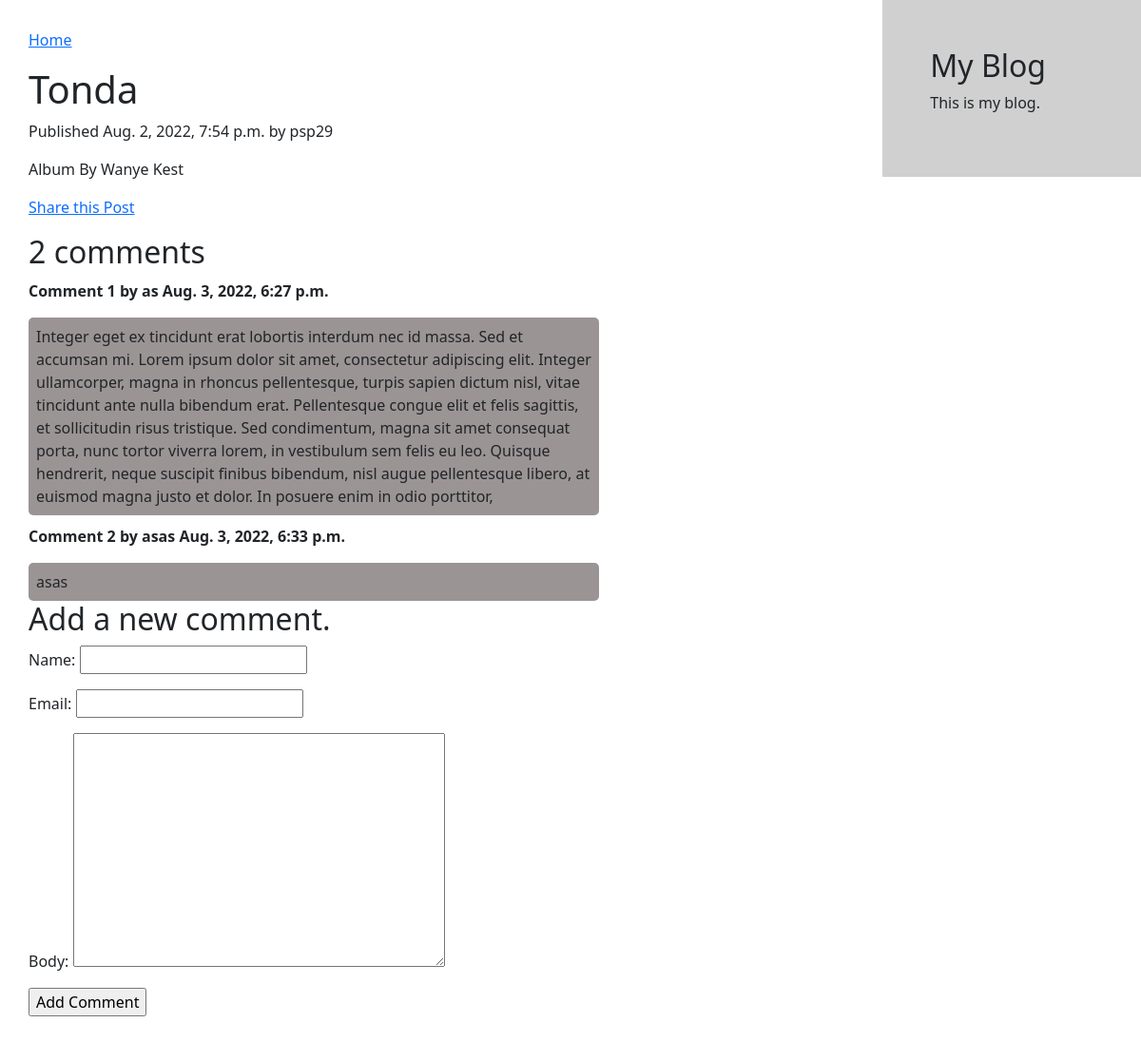
The page /blog/2022/8/2/donda/ on the database its author committed.
### blog/models.py (models this page shows, shortened)
class Post(models.Model):
    STATUS_CHOICES = (
        ('draft', 'Draft'),
        ('published', 'Published'),
    )
    title = models.CharField(max_length=250)
    slug = models.SlugField(max_length=250, unique_for_date='publish')
    author = models.ForeignKey(User, on_delete=models.CASCADE, related_name='blog_posts')
    body = models.TextField()
    publish = models.DateTimeField(default=timezone.now)
    created = models.DateTimeField(auto_now_add=True)
    updated = models.DateTimeField(auto_now=True)
    status = models.CharField(max_length=10, choices=STATUS_CHOICES, default='draft')
    class Meta:
        ordering = ('-publish',)
    objects = models.Manager() # Default Manager.
    published = PublishedManager() # Custom created manager.

class Comment(models.Model):
    post = models.ForeignKey(Post, on_delete=models.CASCADE, related_name='comments')
    name = models.CharField(max_length=80)
    email = models.EmailField()
    body = models.TextField()
    created = models.DateTimeField(auto_now_add=True)
    updated = models.DateTimeField(auto_now=True)
    active = models.BooleanField(default=True)
    class Meta:
        ordering = ('created',)

### blog/views.py (the view)
# urls.py: path('<int:year>/<int:month>/<int:day>/<slug:post>/', views.post_detail, name='post_detail'),
def post_detail(request, year, month, day, post):
    post = get_object_or_404(Post, slug=post, status='published', publish__year=year, publish__month=month, publish__day=day)
    comments = post.comments.filter(active=True)
    new_comment = None
    if request.method == 'POST':
        comment_form = CommentForm(data=request.POST)
        if comment_form.is_valid():
            new_comment = comment_form.save(commit=False)
            new_comment.post = post
            new_comment.save()
    else:
        comment_form = CommentForm()
    return render(request, 'blog/post/detail.html', {'post': post, 'comments':comments, 'new_comment':new_comment, 'comment_form':comment_form})

### blog/forms.py
class CommentForm(forms.ModelForm):
    class Meta:
        model = Comment
        fields = ('name', 'email', 'body')

### blog/templates/blog/post/detail.html (shortened to what this page needs)
{% extends "blog/base.html" %}
{% block content %}
    <p>
        <a href="{% url "blog:post_list" %}">Home</a>
    </p>
    <h1>{{ post.title }}</h1>
    <p class="date">
        Published {{ post.publish }} by {{ post.author }}
    </p>
    {{ post.body|linebreaks }}
    <p>
        <a href="{% url "blog:post_share" post.id %}">
            Share this Post
        </a>
    </p>
    {% with comments.count as total_comments %}
        <h2>
            {{ total_comments }} comment{{ total_comments|pluralize }}
        </h2>
    {% endwith %}
    {% for comment in comments %}
        <div class="comment">
            <p class="info">
                Comment {{ forloop.counter }} by {{ comment.name }}
                {{ comment.created }}
            </p>
            <div class="comment_body">{{ comment.body|linebreaks }}</div>
        </div>
    {% empty %}
        <p>There are no Comments yet..</p>
    {% endfor %}
    {% if new_comment %}
        <h2>
            Your Comment has been Added.
        </h2>
    {% else %}
        <h2>Add a new comment.</h2>
        <form action="." method="post">
            <div class="form-group">
            {{ comment_form.as_p }}
            <p><input type="submit" value="Add Comment"></p>
            </div>
        </form>
    {% endif %}
{% endblock %}

### blog/static/css/blog.css (style rules this page uses)
.comment_body { background-color: rgb(155, 148, 148); padding: 8px; border: none; border-radius: 5px; }
.comment_body p { margin-bottom: 0; }
.info { margin-top: 10px; font-weight: bold; }

### rows shown on the page
Post: title "Tonda", publish "Aug. 2, 2022, 7:54 p.m.", author "psp29", body "Album By Wanye Kest"
Comment: name "as", created "Aug. 3, 2022, 6:27 p.m.", body "Integer eget ex tincidunt erat lobortis interdum nec id massa. Sed et accumsan mi. Lorem ipsum dolor sit amet, consectetur adipiscing elit. Integer ullamcorper, magna in rhoncus pellentesque, turpis sapien dictum nisl, vitae tincidunt ante nulla bibendum erat. Pellentesque congue elit et felis sagittis, et sollicitudin risus tristique. Sed condimentum, magna sit amet consequat porta, nunc tortor viverra lorem, in vestibulum sem felis eu leo. Quisque hendrerit, neque suscipit finibus bibendum, nisl augue pellentesque libero, at euismod magna justo et dolor. In posuere enim in odio porttitor,"
Comment: name "asas", created "Aug. 3, 2022, 6:33 p.m.", body "asas"

### other values the page prints
{{ total_comments }} "2"
